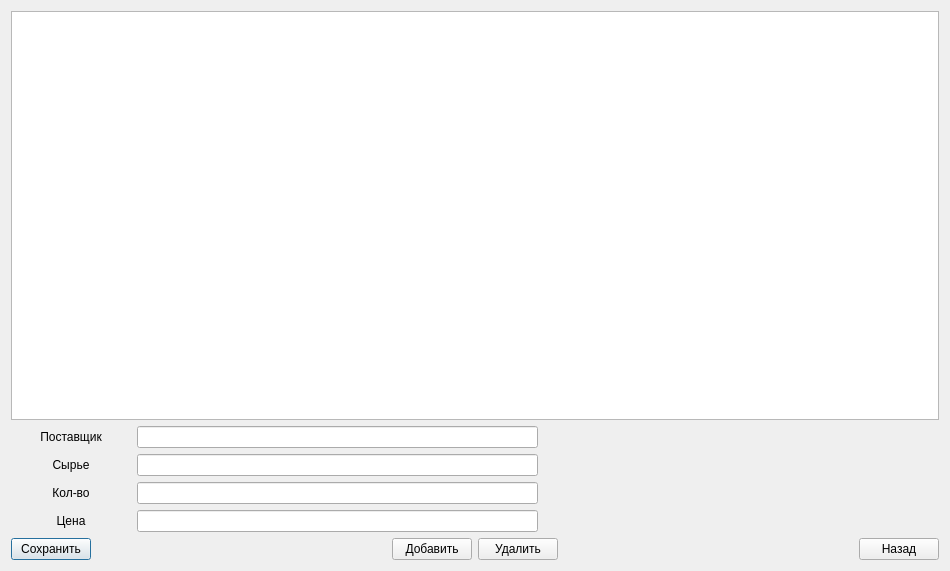
<?xml version="1.0" encoding="UTF-8"?>
<ui version="4.0">
 <class>vd2</class>
 <widget class="QDialog" name="vd2">
  <property name="geometry">
   <rect>
    <x>0</x>
    <y>0</y>
    <width>950</width>
    <height>571</height>
   </rect>
  </property>
  <property name="windowTitle">
   <string>Dialog</string>
  </property>
  <layout class="QVBoxLayout" name="verticalLayout">
   <item>
    <widget class="QTableView" name="tableView">
     <attribute name="horizontalHeaderVisible">
      <bool>true</bool>
     </attribute>
     <attribute name="verticalHeaderVisible">
      <bool>false</bool>
     </attribute>
    </widget>
   </item>
   <item>
    <layout class="QHBoxLayout" name="horizontalLayout_3">
     <item>
      <widget class="QLabel" name="label">
       <property name="minimumSize">
        <size>
         <width>120</width>
         <height>0</height>
        </size>
       </property>
       <property name="text">
        <string>Поставщик</string>
       </property>
       <property name="alignment">
        <set>Qt::AlignCenter</set>
       </property>
      </widget>
     </item>
     <item>
      <widget class="QLineEdit" name="lineEdit">
       <property name="readOnly">
        <bool>true</bool>
       </property>
      </widget>
     </item>
     <item>
      <spacer name="horizontalSpacer_4">
       <property name="orientation">
        <enum>Qt::Horizontal</enum>
       </property>
       <property name="sizeHint" stdset="0">
        <size>
         <width>40</width>
         <height>20</height>
        </size>
       </property>
      </spacer>
     </item>
    </layout>
   </item>
   <item>
    <layout class="QHBoxLayout" name="horizontalLayout_4">
     <item>
      <widget class="QLabel" name="label_2">
       <property name="minimumSize">
        <size>
         <width>120</width>
         <height>0</height>
        </size>
       </property>
       <property name="text">
        <string>Сырье</string>
       </property>
       <property name="alignment">
        <set>Qt::AlignCenter</set>
       </property>
      </widget>
     </item>
     <item>
      <widget class="QLineEdit" name="lineEdit_2"/>
     </item>
     <item>
      <spacer name="horizontalSpacer_5">
       <property name="orientation">
        <enum>Qt::Horizontal</enum>
       </property>
       <property name="sizeHint" stdset="0">
        <size>
         <width>40</width>
         <height>20</height>
        </size>
       </property>
      </spacer>
     </item>
    </layout>
   </item>
   <item>
    <layout class="QHBoxLayout" name="horizontalLayout_9">
     <item>
      <widget class="QLabel" name="label_5">
       <property name="minimumSize">
        <size>
         <width>120</width>
         <height>0</height>
        </size>
       </property>
       <property name="text">
        <string>Кол-во</string>
       </property>
       <property name="alignment">
        <set>Qt::AlignCenter</set>
       </property>
      </widget>
     </item>
     <item>
      <widget class="QLineEdit" name="lineEdit_5"/>
     </item>
     <item>
      <spacer name="horizontalSpacer_8">
       <property name="orientation">
        <enum>Qt::Horizontal</enum>
       </property>
       <property name="sizeHint" stdset="0">
        <size>
         <width>40</width>
         <height>20</height>
        </size>
       </property>
      </spacer>
     </item>
    </layout>
   </item>
   <item>
    <layout class="QHBoxLayout" name="horizontalLayout_10">
     <item>
      <widget class="QLabel" name="label_6">
       <property name="minimumSize">
        <size>
         <width>120</width>
         <height>0</height>
        </size>
       </property>
       <property name="text">
        <string>Цена</string>
       </property>
       <property name="alignment">
        <set>Qt::AlignCenter</set>
       </property>
      </widget>
     </item>
     <item>
      <widget class="QLineEdit" name="lineEdit_6"/>
     </item>
     <item>
      <spacer name="horizontalSpacer_9">
       <property name="orientation">
        <enum>Qt::Horizontal</enum>
       </property>
       <property name="sizeHint" stdset="0">
        <size>
         <width>40</width>
         <height>20</height>
        </size>
       </property>
      </spacer>
     </item>
    </layout>
   </item>
   <item>
    <layout class="QHBoxLayout" name="horizontalLayout"/>
   </item>
   <item>
    <layout class="QHBoxLayout" name="horizontalLayout_2">
     <item>
      <widget class="QPushButton" name="pushButton_4">
       <property name="text">
        <string>Сохранить</string>
       </property>
      </widget>
     </item>
     <item>
      <spacer name="horizontalSpacer">
       <property name="orientation">
        <enum>Qt::Horizontal</enum>
       </property>
       <property name="sizeHint" stdset="0">
        <size>
         <width>40</width>
         <height>20</height>
        </size>
       </property>
      </spacer>
     </item>
     <item>
      <widget class="QPushButton" name="pushButton">
       <property name="text">
        <string>Добавить</string>
       </property>
      </widget>
     </item>
     <item>
      <widget class="QPushButton" name="pushButton_2">
       <property name="text">
        <string>Удалить</string>
       </property>
      </widget>
     </item>
     <item>
      <spacer name="horizontalSpacer_3">
       <property name="orientation">
        <enum>Qt::Horizontal</enum>
       </property>
       <property name="sizeHint" stdset="0">
        <size>
         <width>40</width>
         <height>20</height>
        </size>
       </property>
      </spacer>
     </item>
     <item>
      <widget class="QPushButton" name="pushButton_5">
       <property name="text">
        <string>Назад</string>
       </property>
      </widget>
     </item>
    </layout>
   </item>
  </layout>
 </widget>
 <resources/>
 <connections/>
</ui>
